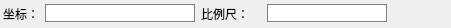
<?xml version="1.0" encoding="UTF-8"?>
<ui version="4.0">
 <class>CoordinateWidget</class>
 <widget class="QWidget" name="CoordinateWidget">
  <property name="geometry">
   <rect>
    <x>0</x>
    <y>0</y>
    <width>451</width>
    <height>28</height>
   </rect>
  </property>
  <property name="windowTitle">
   <string>Form</string>
  </property>
  <layout class="QGridLayout" name="gridLayout">
   <property name="margin">
    <number>0</number>
   </property>
   <item row="0" column="0">
    <layout class="QHBoxLayout" name="horizontalLayout">
     <item>
      <widget class="QLabel" name="label">
       <property name="sizePolicy">
        <sizepolicy hsizetype="Minimum" vsizetype="Preferred">
         <horstretch>0</horstretch>
         <verstretch>0</verstretch>
        </sizepolicy>
       </property>
       <property name="maximumSize">
        <size>
         <width>36</width>
         <height>16777215</height>
        </size>
       </property>
       <property name="text">
        <string>坐标：</string>
       </property>
      </widget>
     </item>
     <item>
      <widget class="QLineEdit" name="lineEdit_coord">
       <property name="minimumSize">
        <size>
         <width>150</width>
         <height>0</height>
        </size>
       </property>
       <property name="maximumSize">
        <size>
         <width>150</width>
         <height>16777215</height>
        </size>
       </property>
       <property name="styleSheet">
        <string notr="true">border: 1px solid gray;
border-radius:0px;
background:rgba(255,255,255,255);
selection-background-color: lightgray;</string>
       </property>
      </widget>
     </item>
     <item>
      <widget class="QLabel" name="label_2">
       <property name="sizePolicy">
        <sizepolicy hsizetype="Minimum" vsizetype="Preferred">
         <horstretch>0</horstretch>
         <verstretch>0</verstretch>
        </sizepolicy>
       </property>
       <property name="maximumSize">
        <size>
         <width>60</width>
         <height>16777215</height>
        </size>
       </property>
       <property name="text">
        <string>比例尺：</string>
       </property>
      </widget>
     </item>
     <item>
      <widget class="QLineEdit" name="lineEdit_scale">
       <property name="minimumSize">
        <size>
         <width>120</width>
         <height>0</height>
        </size>
       </property>
       <property name="maximumSize">
        <size>
         <width>120</width>
         <height>16777215</height>
        </size>
       </property>
       <property name="styleSheet">
        <string notr="true">border: 1px solid gray;
border-radius:0px;
background:rgba(255,255,255,255);
selection-background-color: lightgray;</string>
       </property>
      </widget>
     </item>
     <item>
      <widget class="QToolButton" name="toolButton_srs">
       <property name="minimumSize">
        <size>
         <width>24</width>
         <height>0</height>
        </size>
       </property>
       <property name="maximumSize">
        <size>
         <width>24</width>
         <height>16777215</height>
        </size>
       </property>
       <property name="toolTip">
        <string>设置空间参照</string>
       </property>
       <property name="text">
        <string/>
       </property>
       <property name="icon">
        <iconset resource="../ModelingTool.qrc">
         <normaloff>:/ModelingTool/Images/SRS.png</normaloff>:/ModelingTool/Images/SRS.png</iconset>
       </property>
       <property name="iconSize">
        <size>
         <width>20</width>
         <height>20</height>
        </size>
       </property>
       <property name="autoRaise">
        <bool>true</bool>
       </property>
      </widget>
     </item>
     <item>
      <widget class="QToolButton" name="toolButton_trs">
       <property name="minimumSize">
        <size>
         <width>24</width>
         <height>0</height>
        </size>
       </property>
       <property name="maximumSize">
        <size>
         <width>24</width>
         <height>16777215</height>
        </size>
       </property>
       <property name="toolTip">
        <string>设置时间参照</string>
       </property>
       <property name="text">
        <string/>
       </property>
       <property name="icon">
        <iconset resource="../ModelingTool.qrc">
         <normaloff>:/ModelingTool/Images/TRS.png</normaloff>:/ModelingTool/Images/TRS.png</iconset>
       </property>
       <property name="iconSize">
        <size>
         <width>20</width>
         <height>20</height>
        </size>
       </property>
       <property name="autoRaise">
        <bool>true</bool>
       </property>
      </widget>
     </item>
    </layout>
   </item>
  </layout>
 </widget>
 <resources>
  <include location="../ModelingTool.qrc"/>
 </resources>
 <connections/>
</ui>
